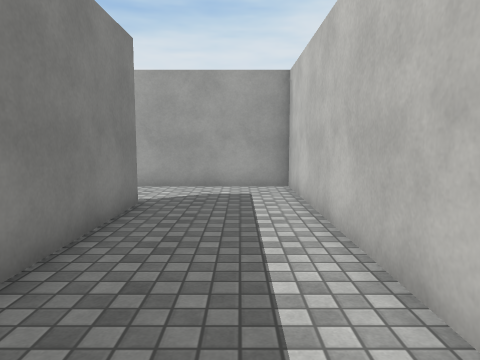
view 1 (above)

19 first-person views from a walk through a Unity game level. The camera is 1.3 m above the floor, tilts 6° down and sees 70° across. The floor is counted in squares, 1 m on a side. Each view is taken from the middle of a square. On the plan, view 1 faces up. The plan holds only what a view shows up to about 15 squares ahead; the rest is blank. Surface patterns are stand-ins for the level's own textures.

view 2
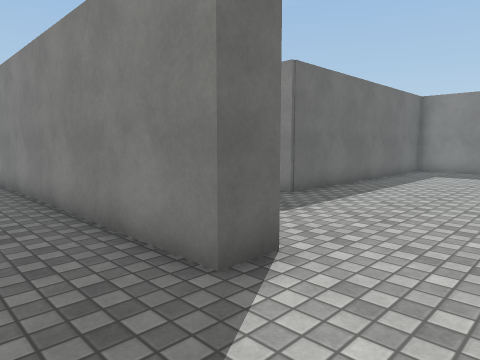

view 3
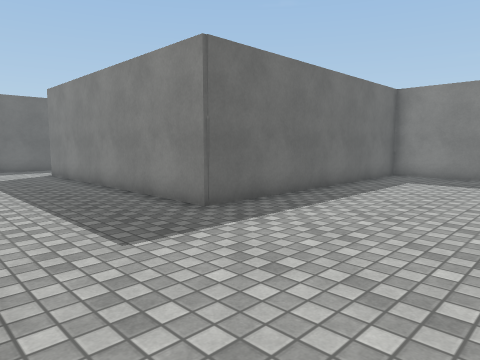

view 4
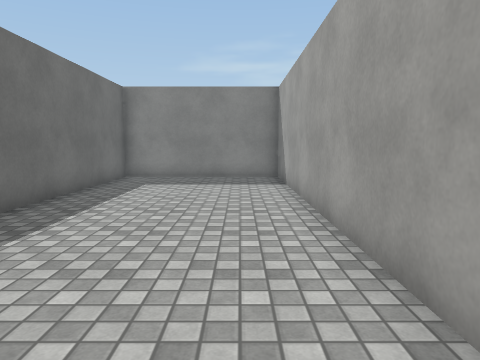

view 5
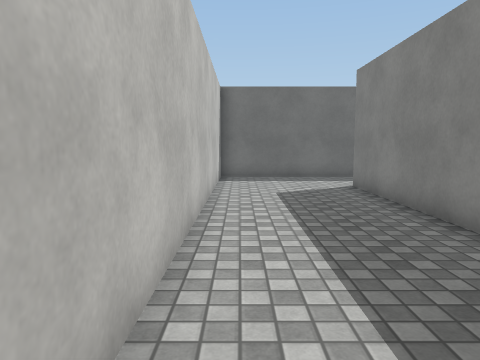

view 6
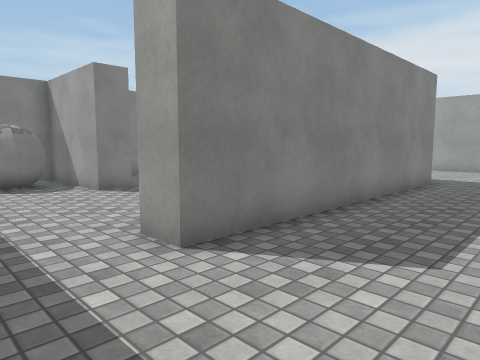

view 7
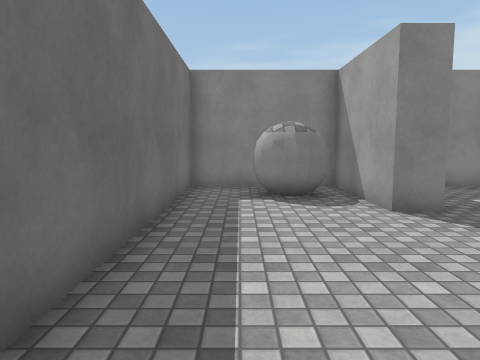

view 8
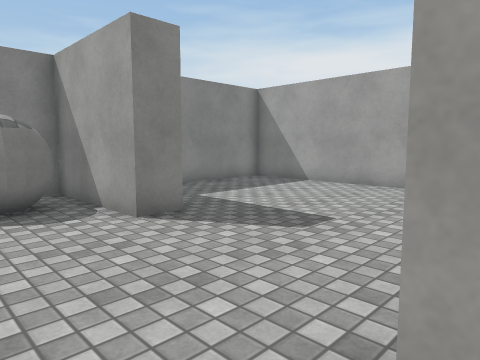

view 9
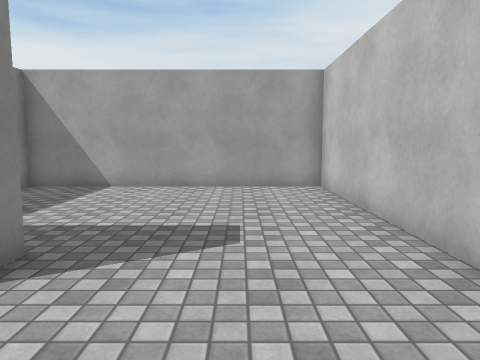

view 10
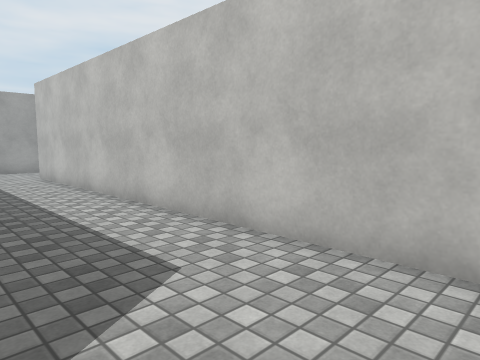

view 11
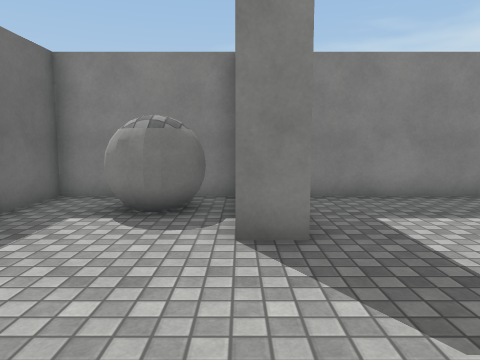

view 12
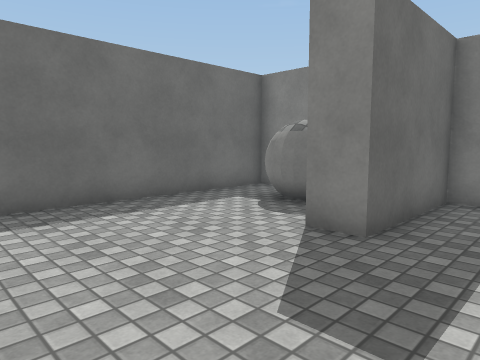

view 13
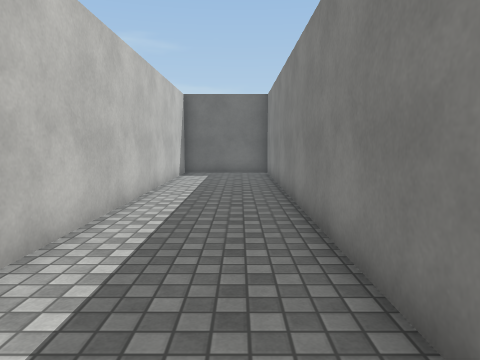

view 14
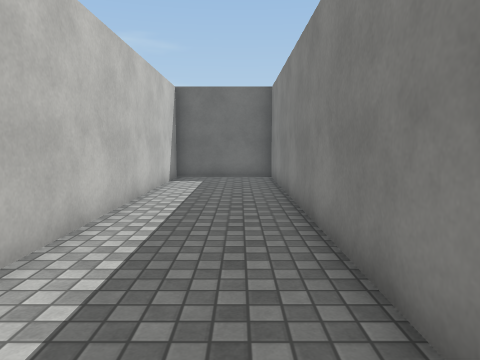

view 15
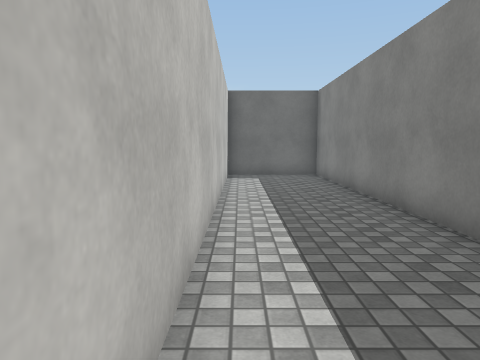

view 16
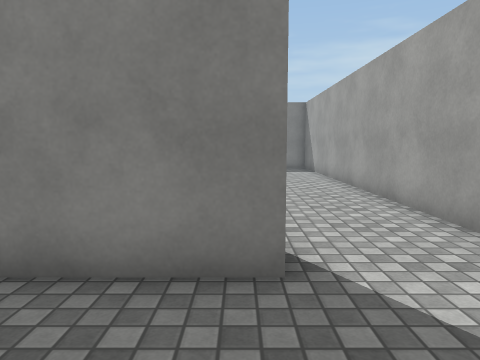

view 17
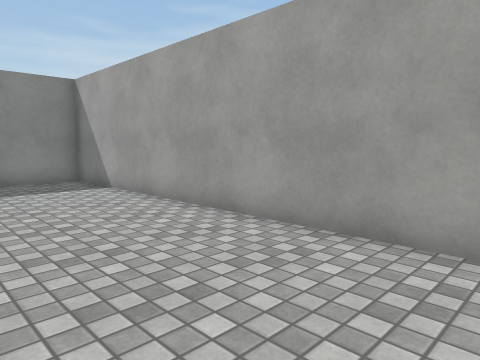

view 18
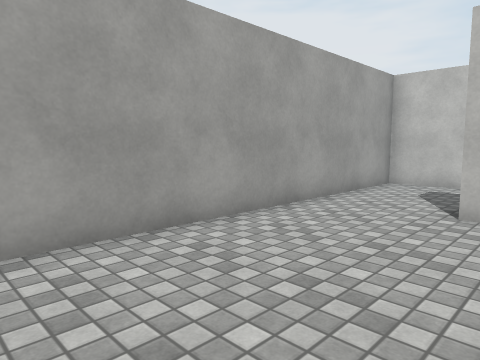

view 19
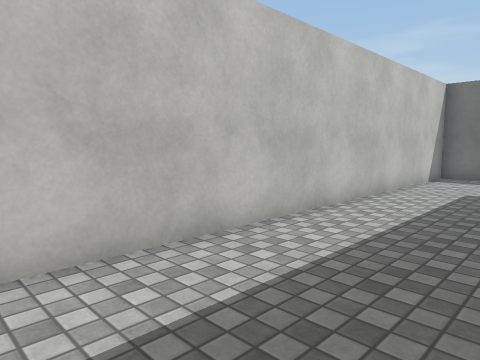

### Floor plan
Points are (right, up) in squares from view 1. A wall is a line through its corners. A room is listed if a view was taken in it or the views show most of it. See-through windows are left out.
Room 1 (views 1, 2, 3, 4, 5, 6, 7, 8, 9, 10, 11, 12, 13, 14, 15, 16, 17, 18, 19)
walls: (-8.5, -3.5) (-8.5, 3.5) (-17.5, 3.5) (-17.5, -3.1) (-13.5, -3.1) (-13.5, -4.1) (-17.5, -4.1) (-17.5, -8.5) (-3.2, -8.5) (-3.2, 7.4) (-2.2, 7.4) (-2.2, -8.5) (1.5, -8.5) (1.5, 10.5) (-17.5, 10.5) (-17.5, 4.5) (-7.5, 4.5) (-7.5, -5.6) (-8.5, -5.6)
objects: ball (-16, -7) to (-15, -5)

Positions as (right, up) in squares from view 1, and headings:
1: (0, 0), facing up
2: (0, 10), facing down-left
3: (-3, 10), facing down-left
4: (-4, 9), facing left
5: (-4, 5), facing down
6: (-4, -8), facing up-left
7: (-7, -7), facing left
8: (-8, -7), facing up-left
9: (-11, -7), facing up
10: (-7, -7), facing up-right
11: (-9, -4), facing left
12: (-9, -1), facing down-left
13: (-1, 7), facing down
14: (-1, 5), facing down
15: (1, 6), facing down
16: (1, 7), facing left
17: (-5, 6), facing up-left
18: (-10, 6), facing up-right
19: (-7, 6), facing down-right
